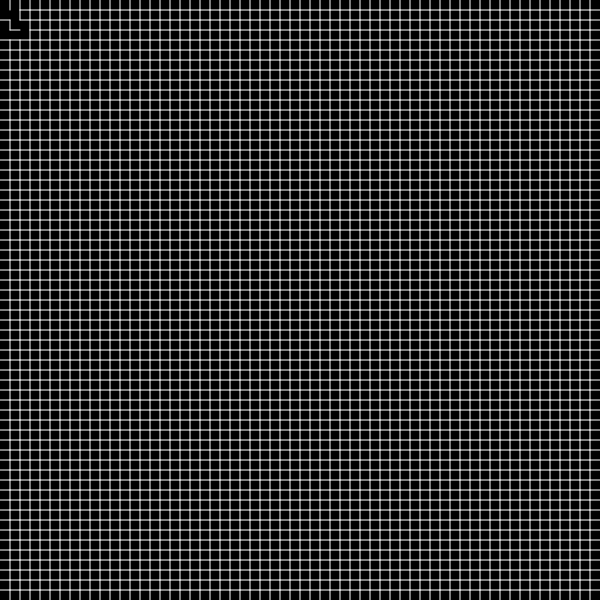
Frame 1 (no input)
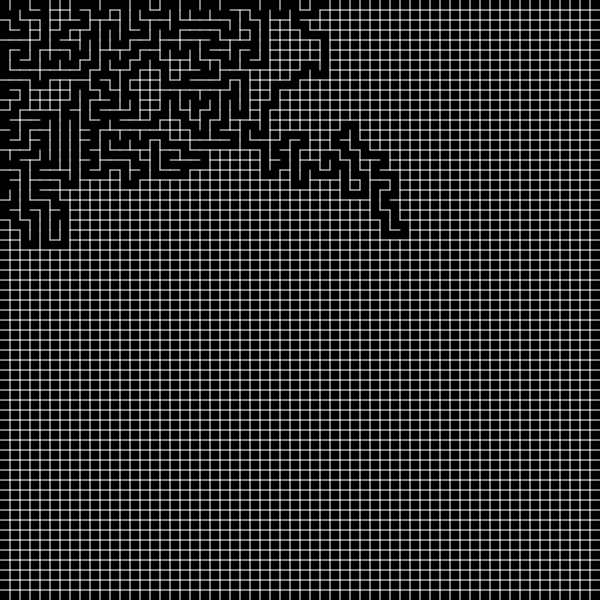
Frame 60 (no input)
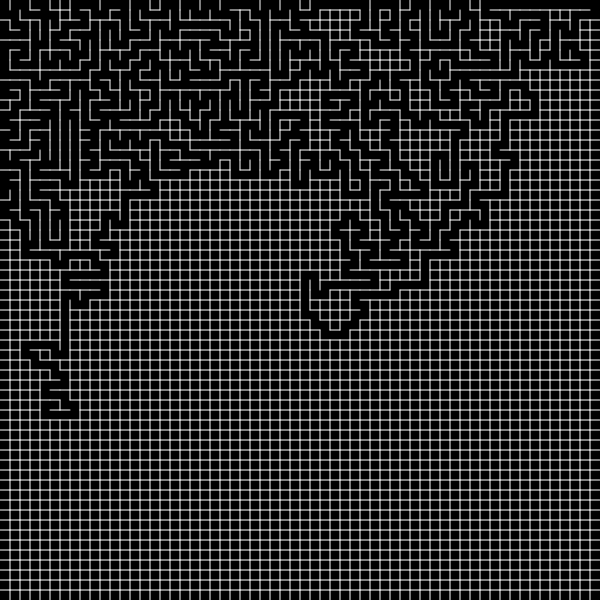
Frame 120 (the mouse pressed at the canvas centre since frame 60)

The p5.js sketch that drew these frames (run headless with seeded random() and noise() and a simulated clock; from frame 60 on, the mouse is pressed at the canvas centre):

// p5.js sketch
// ── sketch.js
class Cell {
  constructor(pos) {
    this.pos = pos;
    // Whether there's a wall on the left/top side.
    this.left = this.top = false;
    this.visited = false;
    this.step = Infinity;
  }
  loc(dim = 1) {
    // Get 1D position
    if (dim === 1) return this.pos;
    // Get 2D position (x, y)
    if (dim === 2) return Cell.conv(this.pos);
    return null;
  }
  getNeighbors(hasWalls) {
    const [x, y] = this.loc(2);
    const neighbors = new Set();
    x > 0 && neighbors.add(Cell.at(x - 1, y));
    y > 0 && neighbors.add(Cell.at(x, y - 1));
    x < sizeMaze - 1 && neighbors.add(Cell.at(x + 1, y));
    y < sizeMaze - 1 && neighbors.add(Cell.at(x, y + 1));
    // Filter accessible neighbors when walls have been erected.
    if (hasWalls) {
      let n;
      !this.left && neighbors.delete(Cell.at(x - 1, y));
      !this.top && neighbors.delete(Cell.at(x, y - 1));
      x < sizeMaze - 1 && !(n = Cell.at(x + 1, y)).left && neighbors.delete(n);
      y < sizeMaze - 1 && !(n = Cell.at(x, y + 1)).top && neighbors.delete(n);
    }
    return [...neighbors].filter((cell) => !cell.visited);
  }

  // Convert 1D position to 2D position and vice versa.
  static conv(arg1, arg2) {
    if (isNaN(arg2)) return [arg1 % sizeMaze, (arg1 / sizeMaze) | 0];
    return arg2 * sizeMaze + arg1;
  }

  static at(arg1, arg2) {
    if (isNaN(arg2)) return maze[arg1];
    return maze[Cell.conv(arg1, arg2)];
  }

  static dist(cell1, cell2) {
    const [x1, y1] = cell1.loc(2);
    const [x2, y2] = cell2.loc(2);
    // 4-direction
    return Math.abs(x1 - x2) + Math.abs(y1 - y2);
    // 8-direction
    // return Math.max(Math.abs(x1 - x2), Math.abs(y1 - y2));
    // 360
    // return Math.sqrt((x1 - x2) ** 2 + (y1 - y2) ** 2);
  }
}

const sizeMaze = 60;
const sizeRoom = 600;
const sizeCell = sizeRoom / sizeMaze;
const maze = Array(sizeMaze ** 2)
  .fill()
  .map((_, i) => new Cell(i));
let curr = maze[0];
curr.visited = true;

function setup() {
  createCanvas(sizeRoom, sizeRoom);
  frameRate(60);
}

function draw() {
  // Animate the maze generating process.
  if (!maze.start) {
    repeat(buildPath, 10);
    // Draw the exit when the map generation is completed.
    if (maze.exit) {
      noStroke();
      fill(255, 0, 0, 150);
      const [x, y] = maze.exit.loc(2);
      rect(x * sizeCell, y * sizeCell, sizeCell, sizeCell);
      return;
    }
    background(0);
    stroke(255);
    for (let i = 0; i < maze.length; i++) {
      const cell = maze[i];
      let [x, y] = cell.loc(2);
      x *= sizeCell;
      y *= sizeCell;
      x && !cell.left && line(x, y, x, y + sizeCell);
      y && !cell.top && line(x, y, x + sizeCell, y);
    }
    return;
  }
  noStroke();
  // Animate the path finding algorithm.
  if (maze.exit) {
    fill(142, 68, 173, 100);
    repeat(() => {
      findPath();
      const [x, y] = curr.loc(2);
      if (!maze.exit) return false;
      rect(x * sizeCell, y * sizeCell, sizeCell, sizeCell);
    }, 10);
    return;
  }
  // If the path from exit to start has been drawn, quit.
  if (!retrievePath()) return;
  // Animate the drawing of the path from exit to start.
  const [x, y] = curr.loc(2);
  fill(243, 156, 18, 100);
  rect(x * sizeCell, y * sizeCell, sizeCell, sizeCell);
}

function repeat(func, times) {
  for (let i = 0; i < times; i++) {
    if (func() === false) return;
  }
}

function buildPath() {
  const neighbors = curr.getNeighbors();
  if (neighbors.length) {
    const chosen = random(neighbors);
    chosen.visited = true;
    const [x, y] = curr.loc(2);
    const [x2, y2] = chosen.loc(2);
    x2 === x - 1 && (curr.left = true);
    x2 === x + 1 && (chosen.left = true);
    y2 === y - 1 && (curr.top = true);
    y2 === y + 1 && (chosen.top = true);
    curr = chosen;
    return;
  }
  // If all the neighbors of the current cell are visited, choose another cell on the board.
  // A better method is to go backward of the newly created path until there's a cell that has an unvisited neighbor.
  const remainingPaths = maze.filter(
    (cell) => cell.visited && cell.getNeighbors().length
  );
  if (remainingPaths.length) {
    curr = random(remainingPaths);
    return;
  }
  // If the maze has been generated completely, choose a random exit and prepare for the path finding algorithm.
  const start = (maze.start = maze[0]);
  // const start = maze.start = random(maze.slice(1));
  const exit = (maze.exit = random(maze.slice(1)));
  maze.forEach(
    (cell) => ((cell.visited = false), (cell.dist = Cell.dist(start, exit)))
  );
  start.step = 0;
}

function findPath() {
  if (curr === maze.exit) {
    maze.exit = null;
    return;
  }
  curr = maze.reduce(
    (min, cell, score) => (
      (score = cell.dist + cell.step),
      !cell.visited && score < min[0] && ((min[0] = score), (min[1] = cell)),
      min
    ),
    [Infinity, null]
  )[1];
  curr.visited = true;
  const [x, y] = curr.loc(2);
  const neighbors = curr.getNeighbors(true);
  neighbors.forEach(
    (cell) =>
      cell.step > curr.step + 1 &&
      ((cell.step = curr.step + 1), (cell.parent = curr))
  );
}

function retrievePath() {
  if (curr === maze.start) return false;
  curr = curr.parent;
  return true;
}

// ── style.css
body, html {
  margin: 0;
  width: 100%;
  height: 100%;
  background: #222;
  display: flex;
  align-items: center;
  justify-content: center;
}

canvas {
  display: block;
}
